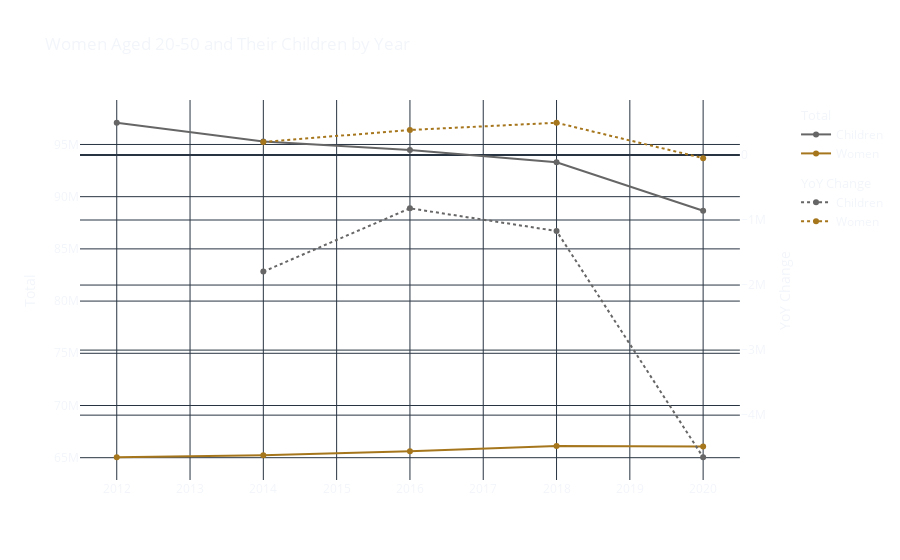

This figure's notebook cell:
### Code cell
# Plot the child and female populations over the decade

fig = make_subplots(specs=[[{"secondary_y": True}]])

by_year = df.groupby("Year", as_index=False).sum()

by_year["Children per Woman"] = by_year["Total Children"] / by_year["Total Women"]
# Calculate YoY Change in Children
by_year["Children Change"] = by_year["Total Children"] - by_year["Total Children"].shift()
by_year["Children Percent Change"] = by_year["Children Change"] / by_year["Total Children"].shift() * 100
# Calculate YoY Change in Women
by_year["Women Change"] = by_year["Total Women"] - by_year["Total Women"].shift()
by_year["Women Percent Change"] = by_year["Women Change"] / by_year["Total Women"].shift() * 100

CHILDREN_COLOR = colorbrewer.Dark2_r[0]
WOMEN_COLOR = colorbrewer.Dark2_r[1]

# Add children traces
fig.add_trace(
        go.Scatter(
                x=by_year["Year"],
                y=by_year["Total Children"],
                name="Children",
                line=dict(color=CHILDREN_COLOR),
                legendgroup="Total",
                legendgrouptitle_text="Total",
        )
)
fig.add_trace(
        go.Scatter(
                x=by_year["Year"],
                y=by_year["Children Change"],
                name="Children",
                line=dict(color=CHILDREN_COLOR, dash="dot"),
                legendgroup="YoY Change",
                legendgrouptitle_text="YoY Change",
                hovertext=by_year["Children Percent Change"].round(1).astype(str) + "%",
        ),
        secondary_y=True
)
# Add women traces
fig.add_trace(
        go.Scatter(
                x=by_year["Year"],
                y=by_year["Total Women"],
                name="Women",
                line=dict(color=WOMEN_COLOR),
                legendgroup="Total",
        )
)
fig.add_trace(
        go.Scatter(
                x=by_year["Year"],
                y=by_year["Women Change"],
                name="Women",
                line=dict(color=WOMEN_COLOR, dash="dot"),
                legendgroup="YoY Change",
                hovertext=by_year["Women Percent Change"].round(1).astype(str) + "%",
        ),
        secondary_y=True,
)

fig.update_layout(
        title="Women Aged 20-50 and Their Children by Year",
        template="plotly_dark",
        paper_bgcolor='rgba(0,0,0,0)',
        plot_bgcolor='rgba(0,0,0,0)'
)
fig.update_yaxes(title_text="Total", secondary_y=False)
fig.update_yaxes(title_text="YoY Change", secondary_y=True)


fig

### Figure 1 — Plotly figure (JSON) as saved in the notebook; plotly's stock layout.template omitted (floating-point values rounded to 4 significant figures)
{"data": [{"legendgroup": "Total", "legendgrouptitle": {"text": "Total"}, "line": {"color": "rgb(102,102,102)"}, "name": "Children", "type": "scatter", "x": [2012, 2014, 2016, 2018, 2020], "y": [97081327, 95287769, 94467277, 93297949, 88650736]}, {"hovertext": ["nan%", "-1.8%", "-0.9%", "-1.2%", "-5.0%"], "legendgroup": "YoY Change", "legendgrouptitle": {"text": "YoY Change"}, "line": {"color": "rgb(102,102,102)", "dash": "dot"}, "name": "Children", "type": "scatter", "x": [2012, 2014, 2016, 2018, 2020], "xaxis": "x", "y": [null, -1793558, -820492, -1169328, -4647213], "yaxis": "y2"}, {"legendgroup": "Total", "line": {"color": "rgb(166,118,29)"}, "name": "Women", "type": "scatter", "x": [2012, 2014, 2016, 2018, 2020], "y": [65043000, 65242000, 65626000, 66121000, 66072000]}, {"hovertext": ["nan%", "0.3%", "0.6%", "0.8%", "-0.1%"], "legendgroup": "YoY Change", "line": {"color": "rgb(166,118,29)", "dash": "dot"}, "name": "Women", "type": "scatter", "x": [2012, 2014, 2016, 2018, 2020], "xaxis": "x", "y": [null, 199000, 384000, 495000, -49000], "yaxis": "y2"}], "layout": {"paper_bgcolor": "rgba(0,0,0,0)", "plot_bgcolor": "rgba(0,0,0,0)", "title": {"text": "Women Aged 20-50 and Their Children by Year"}, "xaxis": {"anchor": "y", "domain": [0, 0.94]}, "yaxis": {"anchor": "x", "domain": [0, 1], "title": {"text": "Total"}}, "yaxis2": {"anchor": "x", "overlaying": "y", "side": "right", "title": {"text": "YoY Change"}}}}
